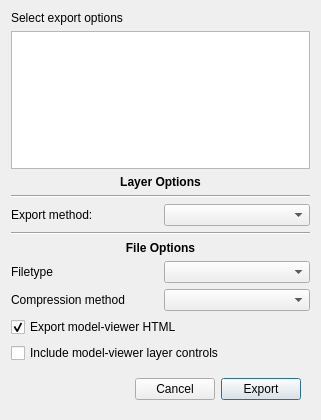
<?xml version="1.0" encoding="UTF-8"?>
<ui version="4.0">
 <class>Dialog</class>
 <widget class="QDialog" name="Dialog">
  <property name="geometry">
   <rect>
    <x>0</x>
    <y>0</y>
    <width>321</width>
    <height>420</height>
   </rect>
  </property>
  <property name="windowTitle">
   <string>Export 3D File</string>
  </property>
  <layout class="QGridLayout" name="gridLayout" columnstretch="0,0">
   <item row="6" column="0">
    <widget class="QLabel" name="label_method">
     <property name="text">
      <string>Export method:</string>
     </property>
    </widget>
   </item>
   <item row="4" column="0" colspan="2">
    <layout class="QVBoxLayout" name="layer_layout"/>
   </item>
   <item row="3" column="0" colspan="2">
    <widget class="QLabel" name="label">
     <property name="text">
      <string>&lt;html&gt;&lt;head/&gt;&lt;body&gt;&lt;p align=&quot;center&quot;&gt;&lt;span style=&quot; font-weight:600;&quot;&gt;Layer Options&lt;/span&gt;&lt;/p&gt;&lt;/body&gt;&lt;/html&gt;</string>
     </property>
    </widget>
   </item>
   <item row="16" column="0" colspan="2">
    <widget class="QCheckBox" name="bool_modelviewer">
     <property name="text">
      <string>Export model-viewer HTML</string>
     </property>
     <property name="checked">
      <bool>true</bool>
     </property>
    </widget>
   </item>
   <item row="5" column="0" colspan="2">
    <widget class="Line" name="line_2">
     <property name="orientation">
      <enum>Qt::Horizontal</enum>
     </property>
    </widget>
   </item>
   <item row="10" column="0" colspan="2">
    <widget class="Line" name="line">
     <property name="orientation">
      <enum>Qt::Horizontal</enum>
     </property>
    </widget>
   </item>
   <item row="14" column="1">
    <widget class="QComboBox" name="combosel_compression"/>
   </item>
   <item row="1" column="0" colspan="2">
    <widget class="QListWidget" name="listsel_layer"/>
   </item>
   <item row="19" column="0" colspan="2">
    <widget class="QWidget" name="widget" native="true">
     <layout class="QHBoxLayout" name="horizontalLayout">
      <item>
       <spacer name="horizontalSpacer_3">
        <property name="orientation">
         <enum>Qt::Horizontal</enum>
        </property>
        <property name="sizeHint" stdset="0">
         <size>
          <width>110</width>
          <height>20</height>
         </size>
        </property>
       </spacer>
      </item>
      <item>
       <widget class="QPushButton" name="button_cancel">
        <property name="text">
         <string>Cancel</string>
        </property>
        <property name="autoDefault">
         <bool>false</bool>
        </property>
       </widget>
      </item>
      <item>
       <widget class="QPushButton" name="button_ok">
        <property name="text">
         <string>Export</string>
        </property>
        <property name="autoDefault">
         <bool>true</bool>
        </property>
       </widget>
      </item>
     </layout>
    </widget>
   </item>
   <item row="12" column="0">
    <widget class="QLabel" name="label_filetype_message">
     <property name="text">
      <string>Filetype</string>
     </property>
    </widget>
   </item>
   <item row="12" column="1">
    <widget class="QComboBox" name="combosel_filetype"/>
   </item>
   <item row="11" column="0" colspan="2">
    <widget class="QLabel" name="label_2">
     <property name="text">
      <string>&lt;html&gt;&lt;head/&gt;&lt;body&gt;&lt;p align=&quot;center&quot;&gt;&lt;span style=&quot; font-weight:600;&quot;&gt;File Options&lt;/span&gt;&lt;/p&gt;&lt;/body&gt;&lt;/html&gt;</string>
     </property>
    </widget>
   </item>
   <item row="14" column="0">
    <widget class="QLabel" name="label_compression_message">
     <property name="text">
      <string>Compression method</string>
     </property>
    </widget>
   </item>
   <item row="0" column="0">
    <widget class="QLabel" name="label_settings_message">
     <property name="text">
      <string>Select export options</string>
     </property>
    </widget>
   </item>
   <item row="6" column="1">
    <widget class="QComboBox" name="combosel_method"/>
   </item>
   <item row="17" column="0" colspan="2">
    <widget class="QCheckBox" name="bool_layer_controls">
     <property name="text">
      <string>Include model-viewer layer controls</string>
     </property>
     <property name="checked">
      <bool>false</bool>
     </property>
    </widget>
   </item>
  </layout>
 </widget>
 <resources/>
 <connections/>
</ui>
